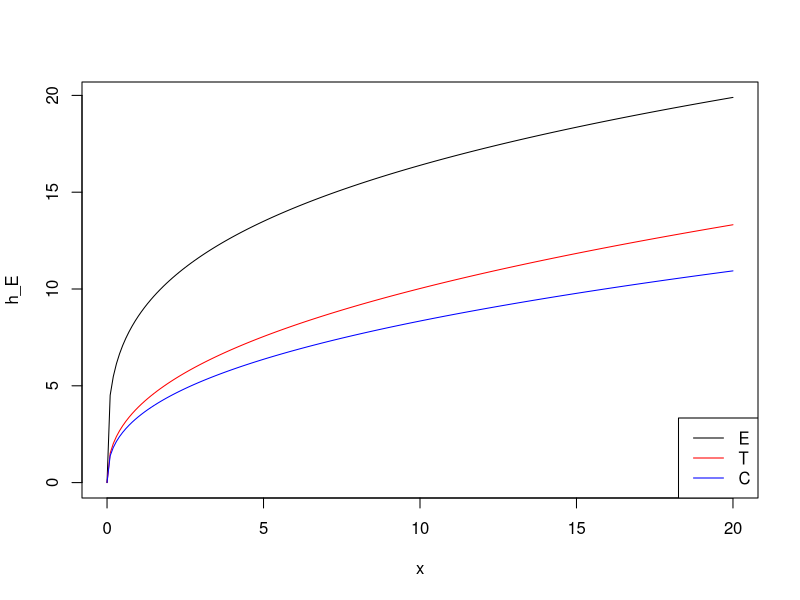
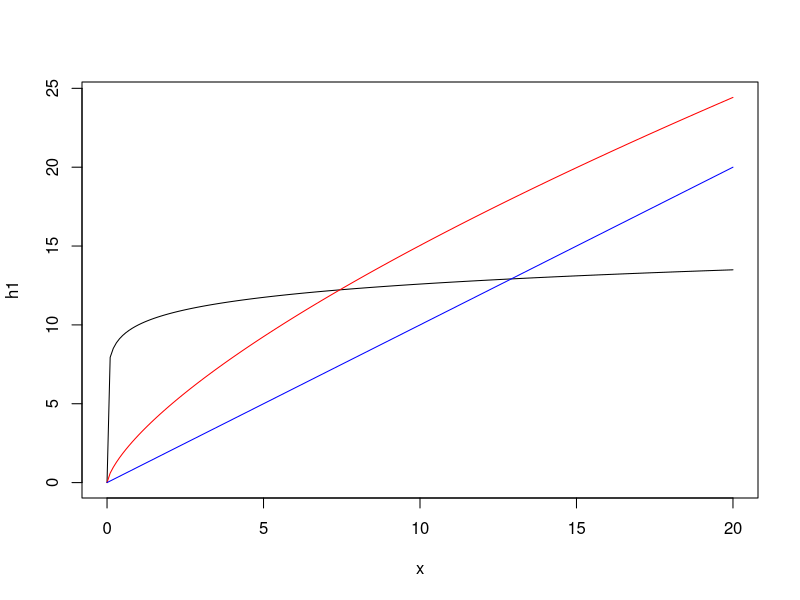
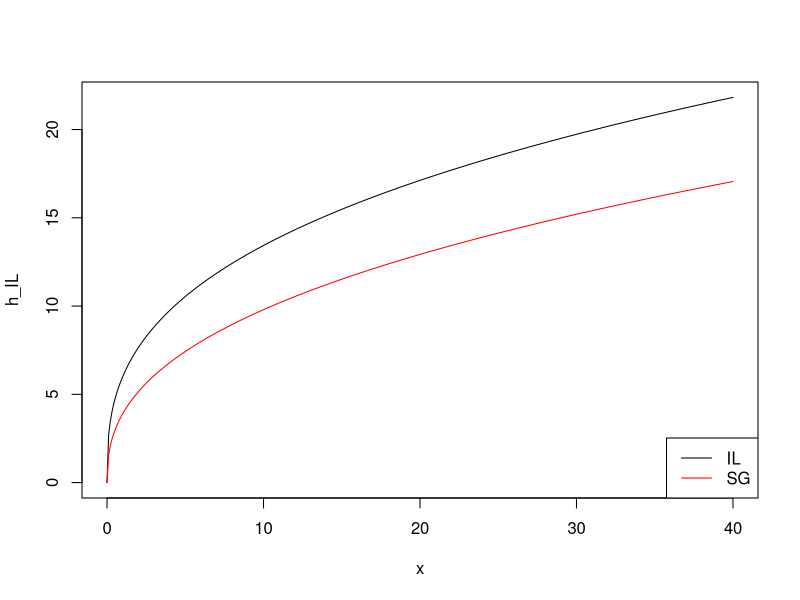
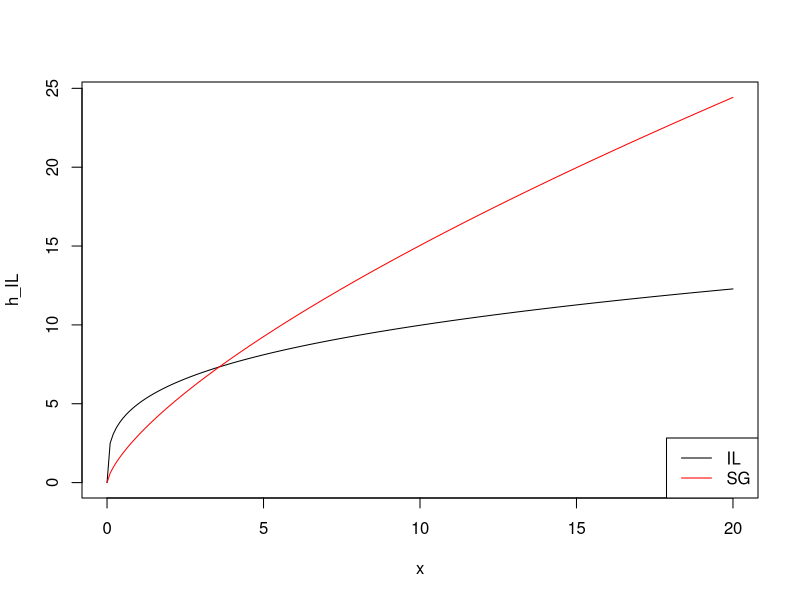

The R source for these figures, in order:
  fh <- function( CSpertree_t, KH=1, KHEXP=1 ) {
                  KH  * (CSpertree_t^KHEXP ) }

# MAP Turrialba from BC carried out in 2021-04
  KH_E <- 8.6 ; KHEXP_E <- 0.28 # Erythrina
  KH_T <- 3.9 ; KHEXP_T <- 0.41 # Terminalia
  KH_C <- 3.4 ; KHEXP_C <- 0.39 # Chrloroleucon

  x   <- seq( 0, 20, 0.1 )
  h_E <- fh( x, KH_E, KHEXP_E )
  h_T <- fh( x, KH_T, KHEXP_T )
  h_C <- fh( x, KH_C, KHEXP_C )

  par(mfrow=c(1,1))

  plot  ( x, h_E, type='l' )
  points( x, h_T, type='l', col="red" )
  points( x, h_C, type='l', col="blue" )
  legend( "bottomright", c("E","T","C"),
          lty=1, col=c("black","red","blue") )

  h1 <- fh( x, 10, 0.1 )
  h2 <- fh( x,  3, 0.7 )
  h3 <- fh( x,  1, 1   )
  ymax <- max( h1, h2, h3 )
  plot  ( x, h1, type="l", ylim=c(0,ymax) )
  points( x, h2, type="l", col="red" )
  points( x, h3, type="l", col="blue" )
  
  # Masatepe default settings
  KH_IL <- 6   ; KHEXP_IL <- 0.35 # Inga.l.
  KH_SG <- 3.9 ; KHEXP_SG <- 0.4  # S.g.
  x   <- seq( 0, 40, 0.1 )
  h_IL <- fh( x, KH_IL, KHEXP_IL )
  h_SG <- fh( x, KH_SG, KHEXP_SG )
  par(mfrow=c(1,1))
  plot  ( x, h_IL, type='l' )
  points( x, h_SG, type='l', col="red" )
  legend( "bottomright", c("IL","SG"),
          lty=1, col=c("black","red") )
  
  # Height(CSpertree) = a * CSpertree ^ b
  # IL estimates: Height(3)=8, Height(20)=15
  # SG estimates: Height(3)=7, Height(20)=25
  b.IL <- ( log(15)-log(8) ) / ( log(20)-log(3) ) ; b.IL # KHEXP(IL) = 0.33
  b.SG <- ( log(25)-log(7) ) / ( log(20)-log(3) ) ; b.SG # KHEXP(SG) = 0.67
  a.IL <- exp( log(15) - b.IL * log(20) )         ; a.IL # KH   (IL) = 5.56
  a.SG <- exp( log(25) - b.SG * log(20) )         ; a.SG # KH   (SG) = 3.35
  # Verify by plotting:
  # KH_IL <- a.IL ; KHEXP_IL <- b.IL # Inga.l.
  # KH_SG <- a.SG ; KHEXP_SG <- b.SG # S.g.
  KH_IL <- 5 ; KHEXP_IL <- 0.3 # Inga.l.
  KH_SG <- 3 ; KHEXP_SG <- 0.7 # S.g.
  x   <- seq( 0, 20, 0.1 )
  h_IL <- fh( x, KH_IL, KHEXP_IL )
  h_SG <- fh( x, KH_SG, KHEXP_SG )
  par(mfrow=c(1,1))
  plot  ( x, h_IL, type='l', ylim=c(0,max(h_IL,h_SG)) )
  points( x, h_SG, type='l', col="red" )
  legend( "bottomright", c("IL","SG"),
          lty=1, col=c("black","red") )
  